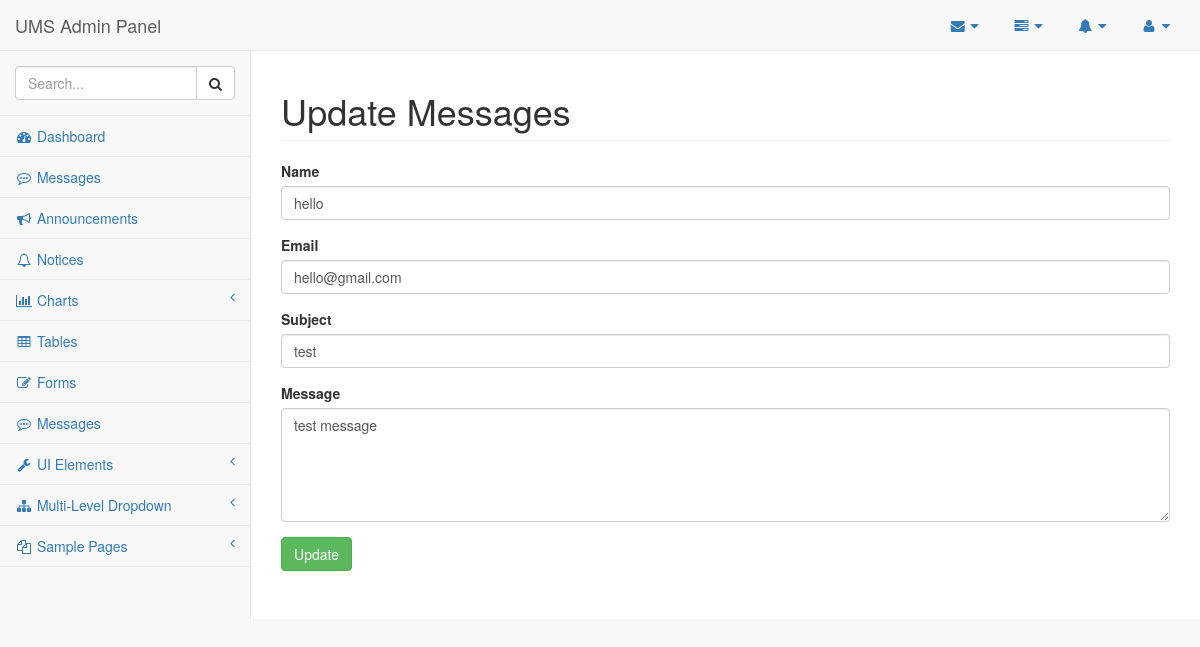
Page /admin/pages/msg-edit.php?uid=2 on the committed database.
### tables this page shows
CREATE TABLE `comments` (
  `com_id` int(11) NOT NULL,
  `com_name` varchar(48) NOT NULL,
  `com_email` varchar(48) NOT NULL,
  `com_subject` varchar(48) NOT NULL,
  `com_message` varchar(255) NOT NULL
);

### admin/pages/msg-edit.php (the view, shortened to what this page needs)
<?php
    require_once('config.php');
    $id = $_GET['uid'];
    $slt ="SELECT * FROM comments WHERE com_id='$id'";
    $qre = mysqli_query($DBC, $slt);
    $data=mysqli_fetch_array($qre);
?>
<!DOCTYPE html>
<html lang="en">
<head>
    <link href="../vendor/bootstrap/css/bootstrap.min.css" rel="stylesheet">
    <link href="../vendor/metisMenu/metisMenu.min.css" rel="stylesheet">
    <link href="../dist/css/sb-admin-2.css" rel="stylesheet">
    <link href="../vendor/font-awesome/css/font-awesome.min.css" rel="stylesheet" type="text/css">
</head>
<body>
    <div id="wrapper">
        <nav class="navbar navbar-default navbar-static-top" role="navigation" style="margin-bottom: 0">
            <div class="navbar-header">
                <a class="navbar-brand" href="index.php">UMS Admin Panel</a>
            </div>
            <ul class="nav navbar-top-links navbar-right">
                <li class="dropdown">
                    <a class="dropdown-toggle" data-toggle="dropdown" href="#">
                        <i class="fa fa-envelope fa-fw"></i> <i class="fa fa-caret-down"></i>
                    </a>
                </li>
                <li class="dropdown">
                    <a class="dropdown-toggle" data-toggle="dropdown" href="#">
                        <i class="fa fa-tasks fa-fw"></i> <i class="fa fa-caret-down"></i>
                    </a>
                </li>
                <li class="dropdown">
                    <a class="dropdown-toggle" data-toggle="dropdown" href="#">
                        <i class="fa fa-bell fa-fw"></i> <i class="fa fa-caret-down"></i>
                    </a>
                </li>
                <li class="dropdown">
                    <a class="dropdown-toggle" data-toggle="dropdown" href="#">
                        <i class="fa fa-user fa-fw"></i> <i class="fa fa-caret-down"></i>
                    </a>
                </li>
            </ul>
            <div class="navbar-default sidebar" role="navigation">
                <div class="sidebar-nav navbar-collapse">
                    <ul class="nav" id="side-menu">
                        <li class="sidebar-search">
                            <div class="input-group custom-search-form">
                                <input type="text" class="form-control" placeholder="Search...">
                                <span class="input-group-btn">
                                <button class="btn btn-default" type="button">
                                    <i class="fa fa-search"></i>
                                </button>
                            </span>
                            </div>
                        </li>
                        <li>
                            <a href="index.php"><i class="fa fa-dashboard fa-fw"></i> Dashboard</a>
                        </li>
                        <li>
                            <a href="messages.php"><i class="fa fa-commenting-o fa-fw"></i> Messages</a>
                        </li>
                        <li>
                            <a href="announcement.php"><i class="fa fa-bullhorn fa-fw"></i> Announcements</a>
                        </li>
                        <li>
                            <a href="announcement.php"><i class="fa fa-bell-o fa-fw"></i> Notices</a>
                        </li>
                        <li>
                            <a href="#"><i class="fa fa-bar-chart-o fa-fw"></i> Charts<span class="fa arrow"></span></a>
                        </li>
                        <li>
                            <a href="tables.html"><i class="fa fa-table fa-fw"></i> Tables</a>
                        </li>
                        <li>
                            <a href="forms.html"><i class="fa fa-edit fa-fw"></i> Forms</a>
                        </li>
                        <li>
                            <a href="messages.php"><i class="fa fa-commenting-o fa-fw"></i> Messages</a>
                        </li>
                        <li>
                            <a href="#"><i class="fa fa-wrench fa-fw"></i> UI Elements<span class="fa arrow"></span></a>
                        </li>
                        <li>
                            <a href="#"><i class="fa fa-sitemap fa-fw"></i> Multi-Level Dropdown<span class="fa arrow"></span></a>
                        </li>
                        <li>
                            <a href="#"><i class="fa fa-files-o fa-fw"></i> Sample Pages<span class="fa arrow"></span></a>
                        </li>
                    </ul>
                </div>
            </div>
        </nav>
        <div id="page-wrapper">
            <div class="row">
                <div class="col-lg-12">
                    <h1 class="page-header">Update Messages</h1>
                    <form action="" method="post">
                        <div class="form-group">
                            <label for="name">Name</label>
                            <input type="text" name="msg_name" id="name" value="<?= $data['com_name']; ?>" placeholder="Name" class="form-control" required="1" />
                        </div>
                        <div class="form-group">
                            <label for="email">Email</label>
                            <input type="text" name="msg_email" id="email" value="<?= $data['com_email']; ?>" placeholder="Email Address" class="form-control" required="1" />
                        </div>
                        <div class="form-group">
                            <label for="subject">Subject</label>
                            <input type="text" name="msg_subject" id="subject" value="<?= $data['com_subject']; ?>" placeholder="Subject " class="form-control" required="1" />
                        </div>
                        <div class="form-group">
                            <label for="message">Message</label>
                            <textarea name="msg_message" id="msg_message" rows="5" class="form-control" placeholder="Type your Messages here.." required="1"><?= $data['com_message']; ?></textarea>
                        </div>
                        <input type="submit" name="msg_update" value="Update" class="btn btn-success" />
                    </form>
                </div>
            </div>
        </div>
    </div>
</body>
</html>

### rows in the picture
comments: msg_name "hello", msg_email "hello@gmail.com", msg_subject "test", msg_message "test message"
